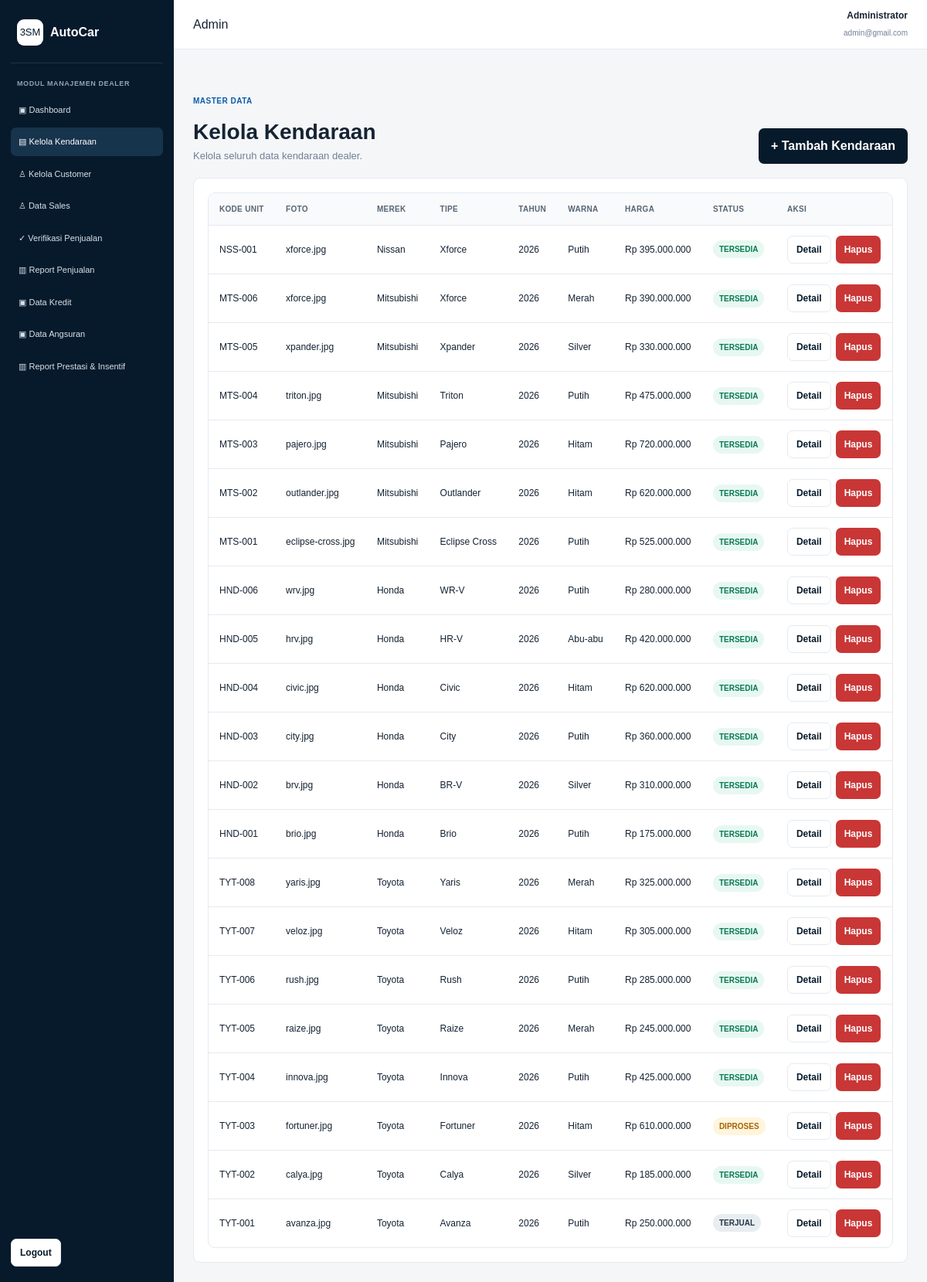
Screenshot of /admin/kendaraan.php (signed in) with the database file from the repository.
### tables this page shows
CREATE TABLE kendaraan (
    id_kendaraan INT AUTO_INCREMENT PRIMARY KEY,
    kode_unit VARCHAR(30) NOT NULL UNIQUE,
    id_merek INT NOT NULL,
    id_tipe INT NOT NULL,
    tahun YEAR NOT NULL,
    warna VARCHAR(50) DEFAULT NULL,
    harga DECIMAL(15,2) NOT NULL DEFAULT 0,
    foto VARCHAR(255) DEFAULT NULL,
    status ENUM('TERSEDIA','DIPROSES','TERJUAL') NOT NULL DEFAULT 'TERSEDIA',
    deskripsi TEXT DEFAULT NULL,
    created_at TIMESTAMP DEFAULT CURRENT_TIMESTAMP,
    CONSTRAINT fk_kendaraan_merek
        FOREIGN KEY (id_merek) REFERENCES merek(id_merek)
        ON UPDATE CASCADE ON DELETE RESTRICT,
    CONSTRAINT fk_kendaraan_tipe
        FOREIGN KEY (id_tipe) REFERENCES tipe_kendaraan(id_tipe)
        ON UPDATE CASCADE ON DELETE RESTRICT
);

CREATE TABLE merek (
    id_merek INT AUTO_INCREMENT PRIMARY KEY,
    nama_merek VARCHAR(100) NOT NULL UNIQUE
);

CREATE TABLE tipe_kendaraan (
    id_tipe INT AUTO_INCREMENT PRIMARY KEY,
    nama_tipe VARCHAR(100) NOT NULL,
    id_merek INT DEFAULT NULL,
    CONSTRAINT fk_tipe_merek
        FOREIGN KEY (id_merek) REFERENCES merek(id_merek)
        ON UPDATE CASCADE ON DELETE SET NULL
);

### config/helpers.php (called while the page is built, shortened)
<?php
function e($value)
{
    return htmlspecialchars((string)$value, ENT_QUOTES, 'UTF-8');
}
function rupiah($angka)
{
    return "Rp " . number_format((float)$angka, 0, ',', '.');
}
function status_kendaraan_class($status)
{
    switch ($status) {
        case 'TERSEDIA':
            return 'badge badge-success';
        case 'DIPROSES':
            return 'badge badge-warning';
        case 'TERJUAL':
            return 'badge badge-dark';
    }
}
?>

### admin/kendaraan.php (the view, shortened to what this page needs)
<?php
include "../config/koneksi.php";
include "header.php";
$result=mysqli_query($conn,"SELECT k.*,m.nama_merek,t.nama_tipe FROM kendaraan k INNER JOIN merek m ON k.id_merek=m.id_merek INNER JOIN tipe_kendaraan t ON k.id_tipe=t.id_tipe ORDER BY k.id_kendaraan DESC");
?>
<div class="page-head"><div class="page-head-row"><div><span class="eyebrow">MASTER DATA</span><h1>Kelola Kendaraan</h1><p>Kelola seluruh data kendaraan dealer.</p></div><a class="btn btn-primary" href="tambah_kendaraan.php">+ Tambah Kendaraan</a></div></div>
<div class="card"><div class="table-wrap"><table class="table">
<tr><th>Kode Unit</th><th>Foto</th><th>Merek</th><th>Tipe</th><th>Tahun</th><th>Warna</th><th>Harga</th><th>Status</th><th>Aksi</th></tr>
<?php while($row=mysqli_fetch_assoc($result)): ?>
<tr><td><?=e($row['kode_unit'])?></td><td><?=e($row['foto'])?></td><td><?=e($row['nama_merek'])?></td><td><?=e($row['nama_tipe'])?></td><td><?=e($row['tahun'])?></td><td><?=e($row['warna'])?></td><td><?=rupiah($row['harga'])?></td><td><span class="<?=status_kendaraan_class($row['status'])?>"><?=e($row['status'])?></span></td>
<td class="action-group"><a class="btn btn-secondary btn-small" href="../detail_kendaraan.php?id=<?=$row['id_kendaraan']?>">Detail</a><a class="btn btn-danger btn-small" data-confirm="Hapus kendaraan ini?" href="kendaraan.php?hapus=<?=$row['id_kendaraan']?>">Hapus</a></td></tr>
<?php endwhile; ?></table></div></div>
<?php include "footer.php"; ?>

### assets/css/style.css (style rules this page uses)
* { margin: 0; padding: 0; box-sizing: border-box; }
:root { --navy: #071a2b; --navy-2: #0d2a42; --blue: #0b5cab; --blue-light: #eaf3fb; --text: #152333; --muted: #718096; --border: #e5eaf0; --bg: #f4f6f8; --white: #ffffff; --green: #0d9f6e; --yellow: #d98a00; --red: #c93636; }
body { font-family: Arial, Helvetica, sans-serif; background: var(--bg); color: var(--text); line-height: 1.5; }
a { color: inherit; text-decoration: none; }
.btn { border: 0; border-radius: 7px; padding: 11px 16px; display: inline-flex; align-items: center; justify-content: center; gap: 8px; font-weight: 700; transition: .2s; }
.btn-primary { background: var(--navy); color: white; }
.btn-secondary { background: white; color: var(--navy); border: 1px solid var(--border); }
.btn-danger { background: var(--red); color: white; }
.btn-small { padding: 8px 11px; font-size: 12px; }
.eyebrow { display: inline-block; color: var(--blue); font-size: 10px; font-weight: 800; letter-spacing: .5px; margin-bottom: 12px; }
.stat-card, .card { background: white; border: 1px solid var(--border); border-radius: 9px; padding: 18px; }
.badge { display: inline-flex; align-items: center; padding: 4px 8px; border-radius: 999px; background: #edf1f5; color: #52606d; font-size: 10px; font-weight: 800; }
.badge-success { background: #e7f8f1; color: #087a55; }
.badge-warning { background: #fff4dc; color: #a56300; }
.badge-dark { background: #e8edf1; color: #253746; }
.page-head { padding: 28px 0 18px; }
.page-head-row { display: flex; justify-content: space-between; align-items: end; gap: 20px; }
.page-head h1 { font-size: 28px; }
.page-head p { color: var(--muted); font-size: 13px; }
.table-wrap { background: white; border: 1px solid var(--border); border-radius: 9px; overflow-x: auto; }
.table { width: 100%; border-collapse: collapse; min-width: 760px; }
.table th, .table td { padding: 13px 14px; text-align: left; border-bottom: 1px solid var(--border); font-size: 12px; vertical-align: middle; }
.table th { background: #f8fafc; color: #566573; font-size: 10px; text-transform: uppercase; letter-spacing: .3px; }
.table tr:last-child td { border-bottom: 0; }
.action-group { display: flex; flex-wrap: wrap; gap: 6px; }

### rows the page displays
kendaraan: kode_unit "NSS-001", foto "xforce.jpg", id_merek.nama_merek "Nissan", id_tipe.nama_tipe "Xforce", tahun "2026", warna "Putih", harga "Rp 395.000.000", status "TERSEDIA"
kendaraan: kode_unit "MTS-006", foto "xforce.jpg", id_merek.nama_merek "Mitsubishi", id_tipe.nama_tipe "Xforce", tahun "2026", warna "Merah", harga "Rp 390.000.000", status "TERSEDIA"
kendaraan: kode_unit "MTS-005", foto "xpander.jpg", id_merek.nama_merek "Mitsubishi", id_tipe.nama_tipe "Xpander", tahun "2026", warna "Silver", harga "Rp 330.000.000", status "TERSEDIA"
kendaraan: kode_unit "MTS-004", foto "triton.jpg", id_merek.nama_merek "Mitsubishi", id_tipe.nama_tipe "Triton", tahun "2026", warna "Putih", harga "Rp 475.000.000", status "TERSEDIA"
kendaraan: kode_unit "MTS-003", foto "pajero.jpg", id_merek.nama_merek "Mitsubishi", id_tipe.nama_tipe "Pajero", tahun "2026", warna "Hitam", harga "Rp 720.000.000", status "TERSEDIA"
kendaraan: kode_unit "MTS-002", foto "outlander.jpg", id_merek.nama_merek "Mitsubishi", id_tipe.nama_tipe "Outlander", tahun "2026", warna "Hitam", harga "Rp 620.000.000", status "TERSEDIA"
kendaraan: kode_unit "MTS-001", foto "eclipse-cross.jpg", id_merek.nama_merek "Mitsubishi", id_tipe.nama_tipe "Eclipse Cross", tahun "2026", warna "Putih", harga "Rp 525.000.000", status "TERSEDIA"
kendaraan: kode_unit "HND-006", foto "wrv.jpg", id_merek.nama_merek "Honda", id_tipe.nama_tipe "WR-V", tahun "2026", warna "Putih", harga "Rp 280.000.000", status "TERSEDIA"
kendaraan: kode_unit "HND-005", foto "hrv.jpg", id_merek.nama_merek "Honda", id_tipe.nama_tipe "HR-V", tahun "2026", warna "Abu-abu", harga "Rp 420.000.000", status "TERSEDIA"
kendaraan: kode_unit "HND-004", foto "civic.jpg", id_merek.nama_merek "Honda", id_tipe.nama_tipe "Civic", tahun "2026", warna "Hitam", harga "Rp 620.000.000", status "TERSEDIA"
kendaraan: kode_unit "HND-003", foto "city.jpg", id_merek.nama_merek "Honda", id_tipe.nama_tipe "City", tahun "2026", warna "Putih", harga "Rp 360.000.000", status "TERSEDIA"
kendaraan: kode_unit "HND-002", foto "brv.jpg", id_merek.nama_merek "Honda", id_tipe.nama_tipe "BR-V", tahun "2026", warna "Silver", harga "Rp 310.000.000", status "TERSEDIA"
kendaraan: kode_unit "HND-001", foto "brio.jpg", id_merek.nama_merek "Honda", id_tipe.nama_tipe "Brio", tahun "2026", warna "Putih", harga "Rp 175.000.000", status "TERSEDIA"
kendaraan: kode_unit "TYT-008", foto "yaris.jpg", id_merek.nama_merek "Toyota", id_tipe.nama_tipe "Yaris", tahun "2026", warna "Merah", harga "Rp 325.000.000", status "TERSEDIA"
kendaraan: kode_unit "TYT-007", foto "veloz.jpg", id_merek.nama_merek "Toyota", id_tipe.nama_tipe "Veloz", tahun "2026", warna "Hitam", harga "Rp 305.000.000", status "TERSEDIA"
kendaraan: kode_unit "TYT-006", foto "rush.jpg", id_merek.nama_merek "Toyota", id_tipe.nama_tipe "Rush", tahun "2026", warna "Putih", harga "Rp 285.000.000", status "TERSEDIA"
kendaraan: kode_unit "TYT-005", foto "raize.jpg", id_merek.nama_merek "Toyota", id_tipe.nama_tipe "Raize", tahun "2026", warna "Merah", harga "Rp 245.000.000", status "TERSEDIA"
kendaraan: kode_unit "TYT-004", foto "innova.jpg", id_merek.nama_merek "Toyota", id_tipe.nama_tipe "Innova", tahun "2026", warna "Putih", harga "Rp 425.000.000", status "TERSEDIA"
kendaraan: kode_unit "TYT-003", foto "fortuner.jpg", id_merek.nama_merek "Toyota", id_tipe.nama_tipe "Fortuner", tahun "2026", warna "Hitam", harga "Rp 610.000.000", status "DIPROSES"
kendaraan: kode_unit "TYT-002", foto "calya.jpg", id_merek.nama_merek "Toyota", id_tipe.nama_tipe "Calya", tahun "2026", warna "Silver", harga "Rp 185.000.000", status "TERSEDIA"
kendaraan: kode_unit "TYT-001", foto "avanza.jpg", id_merek.nama_merek "Toyota", id_tipe.nama_tipe "Avanza", tahun "2026", warna "Putih", harga "Rp 250.000.000", status "TERJUAL"

### other values shown
$_SESSION['nama'] "Administrator"
$_SESSION['email'] "admin@gmail.com"
